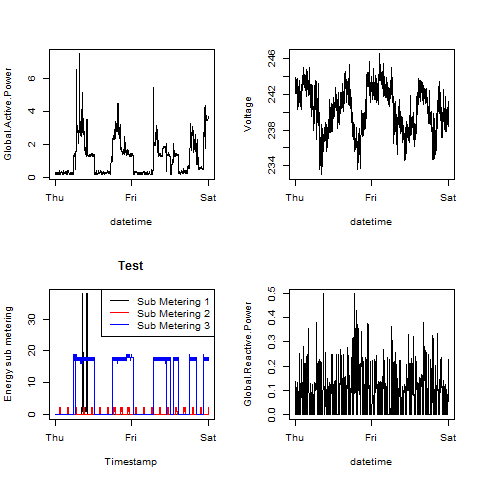

The R source for this figure:

source("./readData.R")

drawPlot4 <- function(hpcData) {
    
    new.mfrow <- c(2, 2)
    par(mfrow = new.mfrow)
    
    with( hpcData, {
        
        plot(
            Timestamp,
            Global.Active.Power,
            xlab = "datetime",
            type="l"
        )

        plot(
            Timestamp,
            Voltage,
            xlab = "datetime",
            type="l"
        )

        plot(
            Timestamp,
            Sub.Metering.1,
            ylab = "Energy sub metering",
            type="n",
            main = "Test"
        )
        
        lines(Timestamp, Sub.Metering.1, col = "black")
        
        lines(Timestamp, Sub.Metering.2, col = "red")
        
        lines(Timestamp, Sub.Metering.3, col = "blue")
        
        legend("topright", lty = 1,
               col =    c("black",          "red",            "blue"),
               legend = c("Sub Metering 1", "Sub Metering 2", "Sub Metering 3"))

        plot(
            Timestamp,
            Global.Reactive.Power,
            xlab = "datetime",
            type="l"
        )
    })
}

household.power.consumption <- readData()

png(file = "plot4.png", width = 480, height = 480)

drawPlot4(household.power.consumption)

dev.off()

